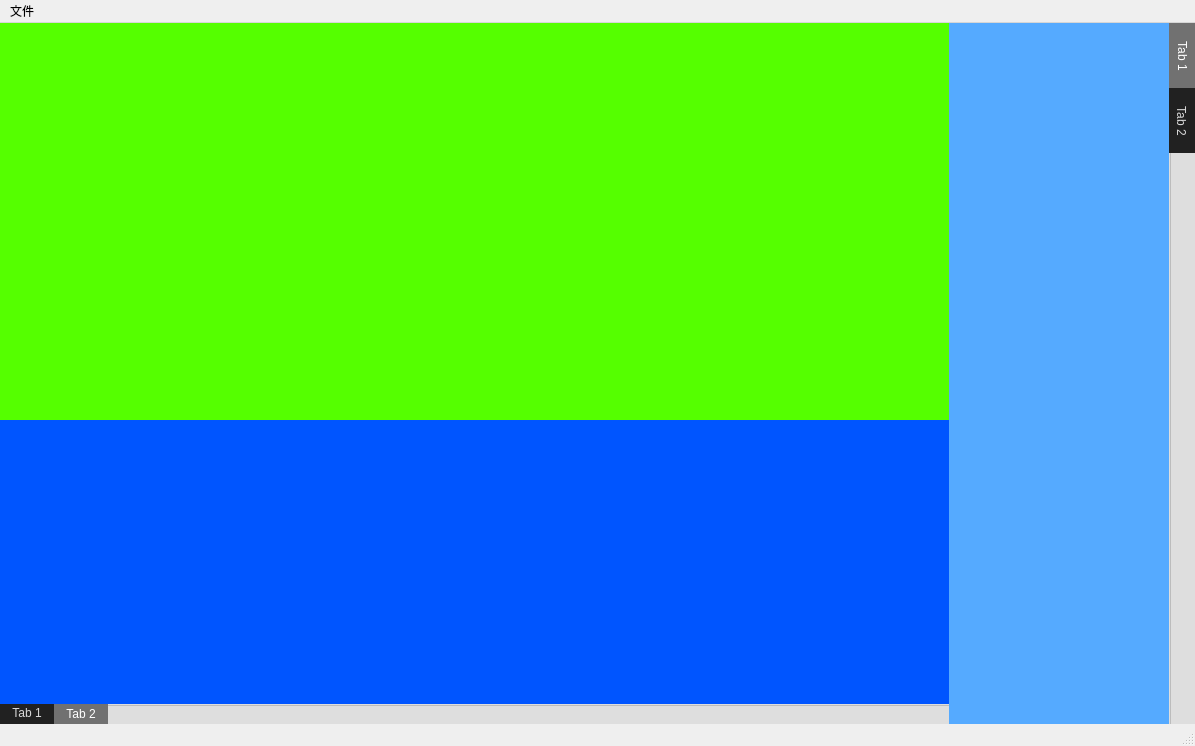
<?xml version="1.0" encoding="UTF-8"?>
<ui version="4.0">
 <class>MainWindow</class>
 <widget class="QMainWindow" name="MainWindow">
  <property name="geometry">
   <rect>
    <x>0</x>
    <y>0</y>
    <width>1195</width>
    <height>746</height>
   </rect>
  </property>
  <property name="windowTitle">
   <string>MainWindow</string>
  </property>
  <widget class="QWidget" name="centralwidget">
   <layout class="QGridLayout" name="gridLayout">
    <property name="leftMargin">
     <number>0</number>
    </property>
    <property name="topMargin">
     <number>0</number>
    </property>
    <property name="rightMargin">
     <number>0</number>
    </property>
    <property name="bottomMargin">
     <number>0</number>
    </property>
    <property name="spacing">
     <number>0</number>
    </property>
    <item row="0" column="0">
     <widget class="QStackedWidget" name="stackedWidget">
      <property name="styleSheet">
       <string notr="true">QWidget{
background-color: rgb(222, 222, 222);
}
QLabel,QLineEdit{
	color: rgb(0, 0, 0);
	font: 12pt &quot;黑体&quot;;
}
QLineEdit{
	color: rgb(0, 85, 255);
}
QPushButton{
	
	color: rgb(84, 84, 84);
	background-color: rgb(0, 255, 0);
}</string>
      </property>
      <property name="currentIndex">
       <number>0</number>
      </property>
      <widget class="QWidget" name="page">
       <layout class="QGridLayout" name="gridLayout_2">
        <property name="leftMargin">
         <number>0</number>
        </property>
        <property name="topMargin">
         <number>0</number>
        </property>
        <property name="rightMargin">
         <number>0</number>
        </property>
        <property name="bottomMargin">
         <number>0</number>
        </property>
        <property name="spacing">
         <number>0</number>
        </property>
        <item row="0" column="0">
         <widget class="QSplitter" name="splitter_2">
          <property name="orientation">
           <enum>Qt::Horizontal</enum>
          </property>
          <property name="handleWidth">
           <number>0</number>
          </property>
          <widget class="QSplitter" name="splitter">
           <property name="orientation">
            <enum>Qt::Vertical</enum>
           </property>
           <property name="handleWidth">
            <number>0</number>
           </property>
           <widget class="QWidget" name="card_body" native="true">
            <property name="styleSheet">
             <string notr="true">background-color: rgb(85, 255, 0);</string>
            </property>
           </widget>
           <widget class="QTabWidget" name="crad_affiliated">
            <property name="styleSheet">
             <string notr="true">QWidget{
	background-color: rgb(0, 85, 255);
}
QTabBar{
background-color:none;
}
QTabBar::tab{
	font: 8pt &quot;微软雅黑&quot;;
	color: rgb(217, 217, 217);
	height:20px;
	background-color: rgb(33, 33, 33);
}
QTabBar::tab:selected{
	color: rgb(255, 255, 255);
	background-color: rgb(113, 113, 113);
}
</string>
            </property>
            <property name="tabPosition">
             <enum>QTabWidget::South</enum>
            </property>
            <property name="currentIndex">
             <number>1</number>
            </property>
            <property name="elideMode">
             <enum>Qt::ElideLeft</enum>
            </property>
            <property name="documentMode">
             <bool>true</bool>
            </property>
            <property name="tabsClosable">
             <bool>false</bool>
            </property>
            <property name="movable">
             <bool>true</bool>
            </property>
            <property name="tabBarAutoHide">
             <bool>false</bool>
            </property>
            <widget class="QWidget" name="tab">
             <attribute name="title">
              <string>Tab 1</string>
             </attribute>
            </widget>
            <widget class="QWidget" name="tab_2">
             <attribute name="title">
              <string>Tab 2</string>
             </attribute>
            </widget>
           </widget>
          </widget>
          <widget class="QTabWidget" name="left_Tabwidget">
           <property name="styleSheet">
            <string notr="true">QWidget{
	background-color: rgb(85, 170, 255);
}
QTabBar{
background-color:none;
}
QTabBar::tab{
	font: 8pt &quot;微软雅黑&quot;;
	color: rgb(217, 217, 217);
	height:65px;
	background-color: rgb(33, 33, 33);
}
QTabBar::tab:selected{
	color: rgb(255, 255, 255);
	background-color: rgb(113, 113, 113);
}
</string>
           </property>
           <property name="tabPosition">
            <enum>QTabWidget::East</enum>
           </property>
           <property name="currentIndex">
            <number>0</number>
           </property>
           <property name="elideMode">
            <enum>Qt::ElideLeft</enum>
           </property>
           <property name="documentMode">
            <bool>true</bool>
           </property>
           <property name="tabsClosable">
            <bool>false</bool>
           </property>
           <property name="movable">
            <bool>true</bool>
           </property>
           <property name="tabBarAutoHide">
            <bool>false</bool>
           </property>
           <widget class="QWidget" name="tab_3">
            <attribute name="title">
             <string>Tab 1</string>
            </attribute>
           </widget>
           <widget class="QWidget" name="tab_4">
            <attribute name="title">
             <string>Tab 2</string>
            </attribute>
           </widget>
          </widget>
         </widget>
        </item>
       </layout>
      </widget>
      <widget class="QWidget" name="page_2">
       <widget class="QLabel" name="label_name">
        <property name="geometry">
         <rect>
          <x>525</x>
          <y>380</y>
          <width>51</width>
          <height>21</height>
         </rect>
        </property>
        <property name="styleSheet">
         <string notr="true">QLabel{
	color: rgb(80, 80, 80);
	font: 10pt &quot;微软雅黑&quot;;
}</string>
        </property>
        <property name="text">
         <string>姓名</string>
        </property>
        <property name="alignment">
         <set>Qt::AlignBottom|Qt::AlignHCenter</set>
        </property>
       </widget>
       <widget class="QLineEdit" name="lineEdit_name">
        <property name="geometry">
         <rect>
          <x>530</x>
          <y>410</y>
          <width>200</width>
          <height>40</height>
         </rect>
        </property>
        <property name="styleSheet">
         <string notr="true">QLineEdit{
color: rgb(0, 0, 0);
border:3px solid rgb(0, 0, 0);
border-top:none;
border-left:none;
border-right:none;
font: 14pt &quot;黑体&quot;;
}
QLineEdit:focus{
	border-bottom-color:rgb(0, 0, 127);
}</string>
        </property>
        <property name="text">
         <string/>
        </property>
        <property name="placeholderText">
         <string/>
        </property>
       </widget>
       <widget class="QLabel" name="label_pwd">
        <property name="geometry">
         <rect>
          <x>525</x>
          <y>470</y>
          <width>51</width>
          <height>21</height>
         </rect>
        </property>
        <property name="styleSheet">
         <string notr="true">QLabel{
	color: rgb(80, 80, 80);
	font: 10pt &quot;微软雅黑&quot;;
}</string>
        </property>
        <property name="text">
         <string>密码</string>
        </property>
        <property name="alignment">
         <set>Qt::AlignBottom|Qt::AlignHCenter</set>
        </property>
       </widget>
       <widget class="QLineEdit" name="lineEdit_pwd">
        <property name="geometry">
         <rect>
          <x>530</x>
          <y>500</y>
          <width>200</width>
          <height>40</height>
         </rect>
        </property>
        <property name="styleSheet">
         <string notr="true">QLineEdit{
color: rgb(0, 0, 0);
border:3px solid rgb(0, 0, 0);
border-top:none;
border-left:none;
border-right:none;
font: 14pt &quot;黑体&quot;;
}
QLineEdit:focus{
	border-bottom-color:rgb(0, 0, 127);
}</string>
        </property>
        <property name="echoMode">
         <enum>QLineEdit::Password</enum>
        </property>
       </widget>
       <widget class="QPushButton" name="btn_login">
        <property name="geometry">
         <rect>
          <x>470</x>
          <y>580</y>
          <width>111</width>
          <height>41</height>
         </rect>
        </property>
        <property name="styleSheet">
         <string notr="true">QPushButton{
border:1px solid rgb(255, 255, 255);
border-radius:4px;
color: rgb(43, 43, 43);
background-color:rgb(0, 255, 127);
font: 13pt &quot;华文琥珀&quot;;
}
QPushButton:pressed{
background-color:rgb(0, 227, 110);
}</string>
        </property>
        <property name="text">
         <string>登录</string>
        </property>
       </widget>
       <widget class="QPushButton" name="btn_registered">
        <property name="geometry">
         <rect>
          <x>700</x>
          <y>580</y>
          <width>111</width>
          <height>41</height>
         </rect>
        </property>
        <property name="styleSheet">
         <string notr="true">QPushButton{
border:1px solid rgb(255, 255, 255);
border-radius:4px;
color:rgb(189, 189, 189);
background-color:rgb(22, 22, 22);
font: 13pt &quot;华文琥珀&quot;;
}
QPushButton:pressed{
background-color:rgb(0, 0, 0);
}</string>
        </property>
        <property name="text">
         <string>注册</string>
        </property>
       </widget>
       <widget class="QLabel" name="label">
        <property name="geometry">
         <rect>
          <x>300</x>
          <y>100</y>
          <width>661</width>
          <height>81</height>
         </rect>
        </property>
        <property name="styleSheet">
         <string notr="true">QLabel{
	color: rgb(0, 0, 0);
	font: 40pt &quot;黑体&quot;;
}</string>
        </property>
        <property name="text">
         <string>脚本管理系统</string>
        </property>
        <property name="alignment">
         <set>Qt::AlignCenter</set>
        </property>
       </widget>
       <widget class="QLabel" name="label_2">
        <property name="geometry">
         <rect>
          <x>790</x>
          <y>110</y>
          <width>61</width>
          <height>16</height>
         </rect>
        </property>
        <property name="styleSheet">
         <string notr="true">QLabel{
	color:rgb(107, 107, 107);
	
	font: 11pt &quot;微软雅黑&quot;;
}</string>
        </property>
        <property name="text">
         <string>@ LX</string>
        </property>
       </widget>
       <widget class="QLabel" name="label_respace_name">
        <property name="geometry">
         <rect>
          <x>740</x>
          <y>410</y>
          <width>200</width>
          <height>40</height>
         </rect>
        </property>
        <property name="styleSheet">
         <string notr="true">QLabel{
	background-color: rgb(85, 255, 0);
}</string>
        </property>
        <property name="text">
         <string/>
        </property>
       </widget>
       <widget class="QLabel" name="label_respace_pwd">
        <property name="geometry">
         <rect>
          <x>740</x>
          <y>500</y>
          <width>200</width>
          <height>40</height>
         </rect>
        </property>
        <property name="styleSheet">
         <string notr="true">QLabel{
	background-color: rgb(85, 255, 0);
}</string>
        </property>
        <property name="text">
         <string/>
        </property>
       </widget>
      </widget>
     </widget>
    </item>
   </layout>
  </widget>
  <widget class="QMenuBar" name="menubar">
   <property name="geometry">
    <rect>
     <x>0</x>
     <y>0</y>
     <width>1195</width>
     <height>23</height>
    </rect>
   </property>
   <widget class="QMenu" name="menu">
    <property name="title">
     <string>文件</string>
    </property>
    <addaction name="action"/>
    <addaction name="action_2"/>
    <addaction name="action_4"/>
   </widget>
   <addaction name="menu"/>
  </widget>
  <widget class="QStatusBar" name="statusbar"/>
  <action name="action">
   <property name="text">
    <string>新建脚本</string>
   </property>
  </action>
  <action name="action_2">
   <property name="text">
    <string>修改脚本</string>
   </property>
  </action>
  <action name="action_4">
   <property name="text">
    <string>设置</string>
   </property>
  </action>
 </widget>
 <resources/>
 <connections/>
</ui>
